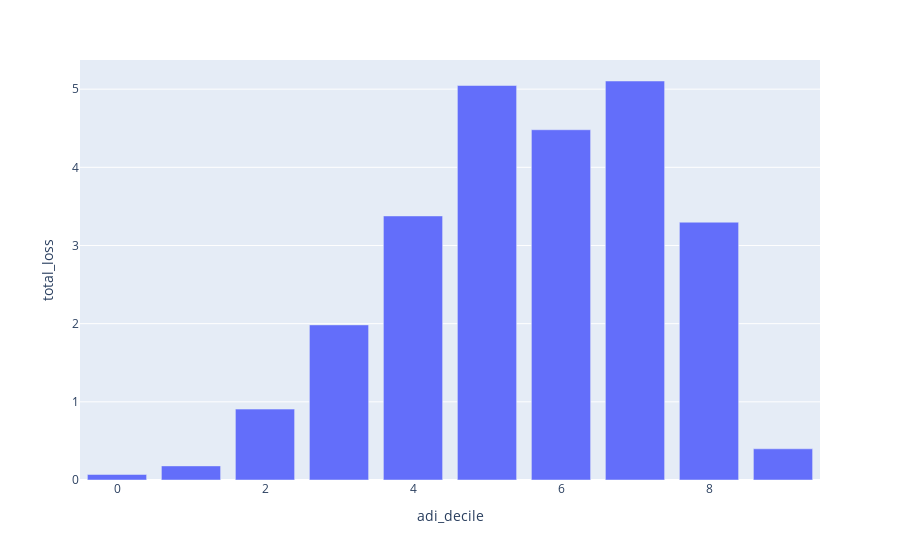

Source (notebook cell):
### Code cell
loss_by_adi = df.groupby(['adi_decile']).agg(total_loss=("_loss","sum")).reset_index()
px.bar(loss_by_adi, x='adi_decile', y="total_loss")

### Figure 1 — Plotly figure (JSON) as saved in the notebook; plotly's stock layout.template omitted (floating-point values rounded to 4 significant figures)
{"data": [{"alignmentgroup": "True", "hovertemplate": "adi_decile=%{x}<br>total_loss=%{y}<extra></extra>", "legendgroup": "", "marker": {"color": "#636efa", "pattern": {"shape": ""}}, "name": "", "offsetgroup": "", "orientation": "v", "showlegend": false, "textposition": "auto", "type": "bar", "x": [0, 1, 2, 3, 4, 5, 6, 7, 8, 9], "xaxis": "x", "y": [0.07074, 0.1804, 0.9067, 1.984, 3.378, 5.046, 4.48, 5.104, 3.298, 0.399], "yaxis": "y"}], "layout": {"barmode": "relative", "legend": {"tracegroupgap": 0}, "margin": {"t": 60}, "xaxis": {"anchor": "y", "domain": [0, 1], "title": {"text": "adi_decile"}}, "yaxis": {"anchor": "x", "domain": [0, 1], "title": {"text": "total_loss"}}}}
